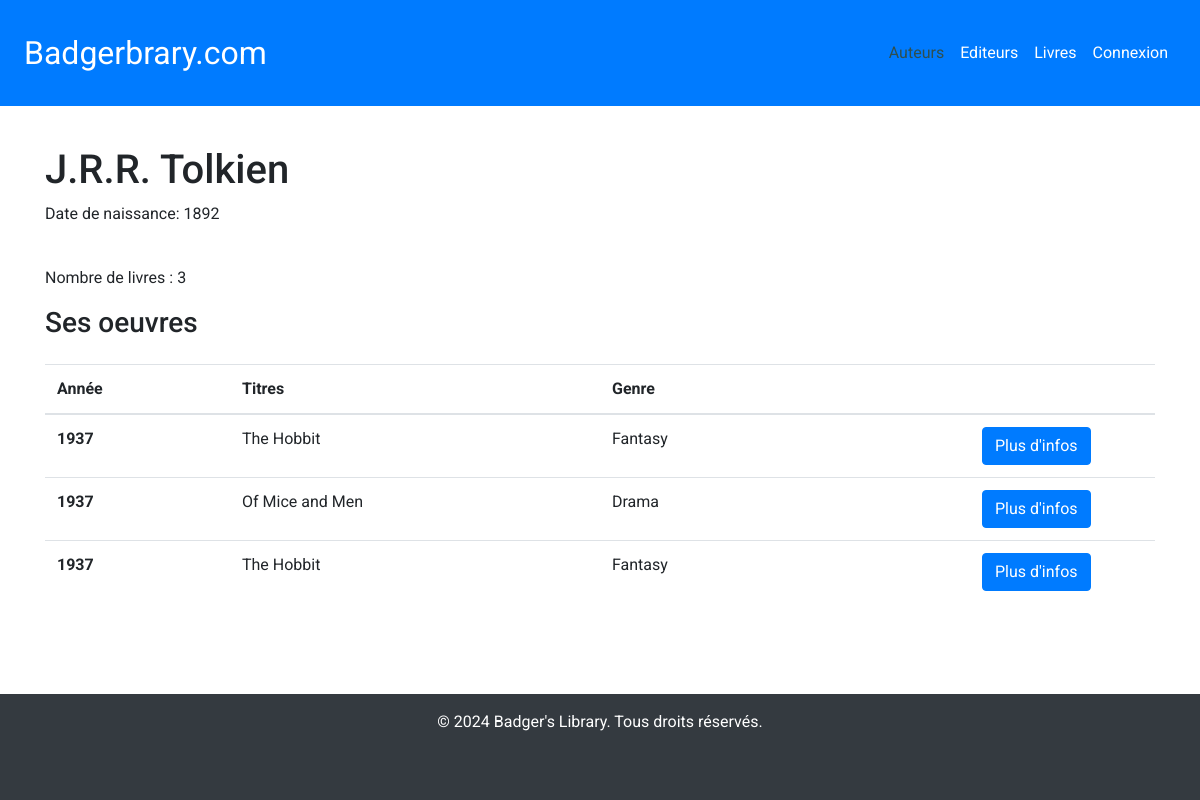
The app's page /auteurs/3/ with its own data.
### backoffice/models.py (models this page shows, shortened)
class Authors(models.Model):
    au_id = models.AutoField(primary_key=True)
    author = models.CharField(max_length=50, null=True)
    year_born = models.SmallIntegerField(null=True)

class Titles(models.Model):
    title = models.CharField(max_length=255, null=True)
    year_published = models.SmallIntegerField(null=True)
    isbn = models.CharField(primary_key=True, max_length=20)
    pubid = models.ForeignKey(Publishers, on_delete=models.CASCADE)
    description = models.CharField(max_length=50, null=True)
    notes = models.CharField(max_length=50, null=True)
    subject = models.CharField(max_length=50, null=True)
    comments = models.TextField(null=True)
    author = models.ManyToManyField(Authors, related_name="titles")
    cover = models.ImageField(upload_to='images/', null=True)

### backoffice/views.py (the view)
# urls.py: path('auteurs/<int:id>/', views.authorsDetails, name='authors_details'),
def authorsDetails(request, id):
    author = get_object_or_404(Authors, au_id=id)
    return render(request, './pages/authors/authors_details.html', {'author': author, 'active_nav': 'authors'})

### backoffice/templates/pages/authors/authors_details.html (shortened to what this page needs)
{% extends "base.html" %}
{% block content %}
    <h1>{{author.author}}</h1>
    <p>Date de naissance: {{author.year_born}}</p>
    <br/>
    <p>Nombre de livres : {{ author.titles.count }}</p>
    <h3>Ses oeuvres</h3>
    <div class="table-responsive mt-3">
        <table class="table m-0">
            <thead>
                <tr>
                    <th scope="col" class="col-2">Année</th>
                    <th scope="col" class="col-4">Titres</th>
                    <th scope="col" class="col-4">Genre</th>
                    <th scope="col" class="col-2"></th>
                </tr>
            </thead>
            <tbody>
                {% for title in author.titles.all %}
                    <tr>
                        <th scope="row">{{ title.year_published }}</th>
                        <td>{{ title.title }}</td>
                        <td>{{ title.subject}}</td>
                        <td><a href="/titres/{{ title.isbn }}" class="btn btn-primary" type="button" title="Detail">Plus d'infos</a></td>
                    </tr>
                {% endfor %}
            </tbody>
        </table>
    </div>
{% endblock %}

### backoffice/static/css/style.css (style rules this page uses)
* { margin: 0; padding: 0; }
body { display: flex; flex-direction: column; min-height: 100vh !important; font-family: 'Roboto', sans-serif }

### records on screen
Authors: author "J.R.R. Tolkien", year_born "1892", titles.count "3"
Titles: year_published "1937", title "The Hobbit", subject "Fantasy"
Titles: year_published "1937", title "Of Mice and Men", subject "Drama"
Titles: year_published "1937", title "The Hobbit", subject "Fantasy"
